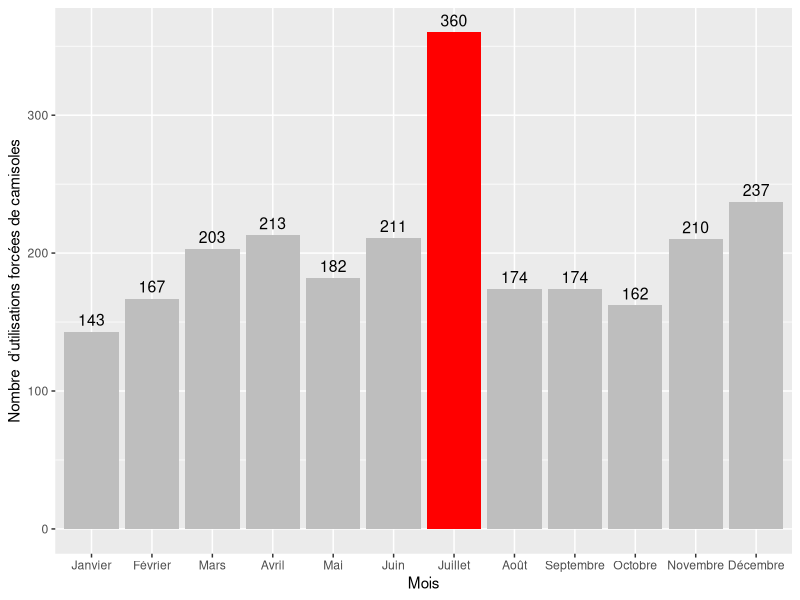
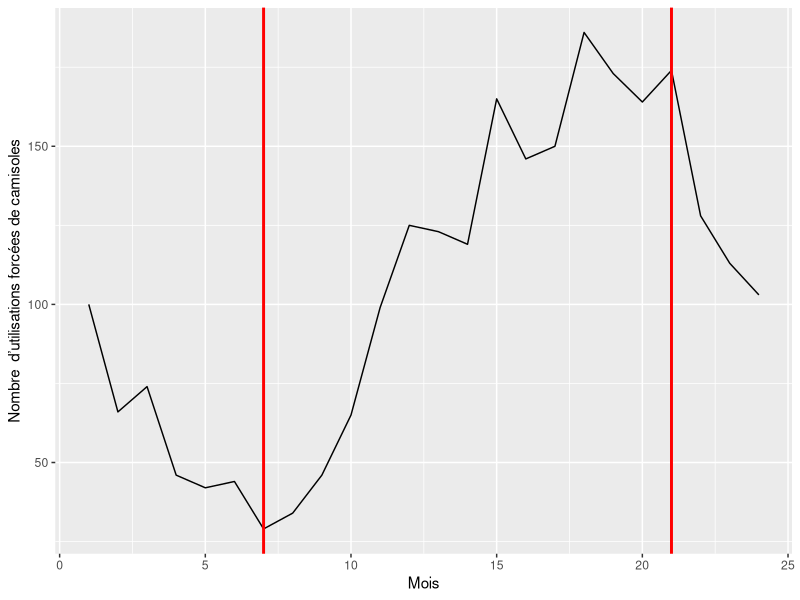

Here is the R script that generated these plots, in order:
## ---- chunk 1
library(readr)
library(dplyr)
library(tidyverse)
library(ggplot2)
## ---- chunk 2

df1 <- read_csv("camisole.csv")
df2 <- read_csv("nbre_camisoles_par_heure.csv")
## ---- chunk 3
view(df1)
view(df2)
## ---- chunk 4
df1$mois
## ---- chunk 5
df1$mois <- factor(df1$mois, levels = c("Janvier", "Février", "Mars", "Avril", "Mai", "Juin", 
                                         "Juillet", "Août", "Septembre", "Octobre", "Novembre", "Décembre"))
## ---- chunk 6
g1 <- df1 %>% 
  ggplot(aes(x = mois, y = camisole, fill = mois == "Juillet")) +
  geom_col() +
  geom_text(aes(label = camisole), 
            vjust = -0.5, 
            color = "black",
            size = 4) +     
  scale_fill_manual(values = c("TRUE" = "red", "FALSE" = "grey")) +
  theme(legend.position = "none") +
  labs(x = "Mois", y = "Nombre  d’utilisations forcées de camisoles")

## ---- chunk 7
g1
## ---- chunk 8
view(df2)
## ---- chunk 9
g2 <- ggplot(df2, aes(x=heure, y=camisole)) +
  geom_line() +
  labs(x = "Mois", y = "Nombre  d’utilisations forcées de camisoles")

## ---- chunk 10
g2 + geom_vline(xintercept = 7, color="red", linewidth = 1, linetype = "solid") + 
  geom_vline(xintercept = 21,color="red", linewidth = 1, linetype = "solid")
